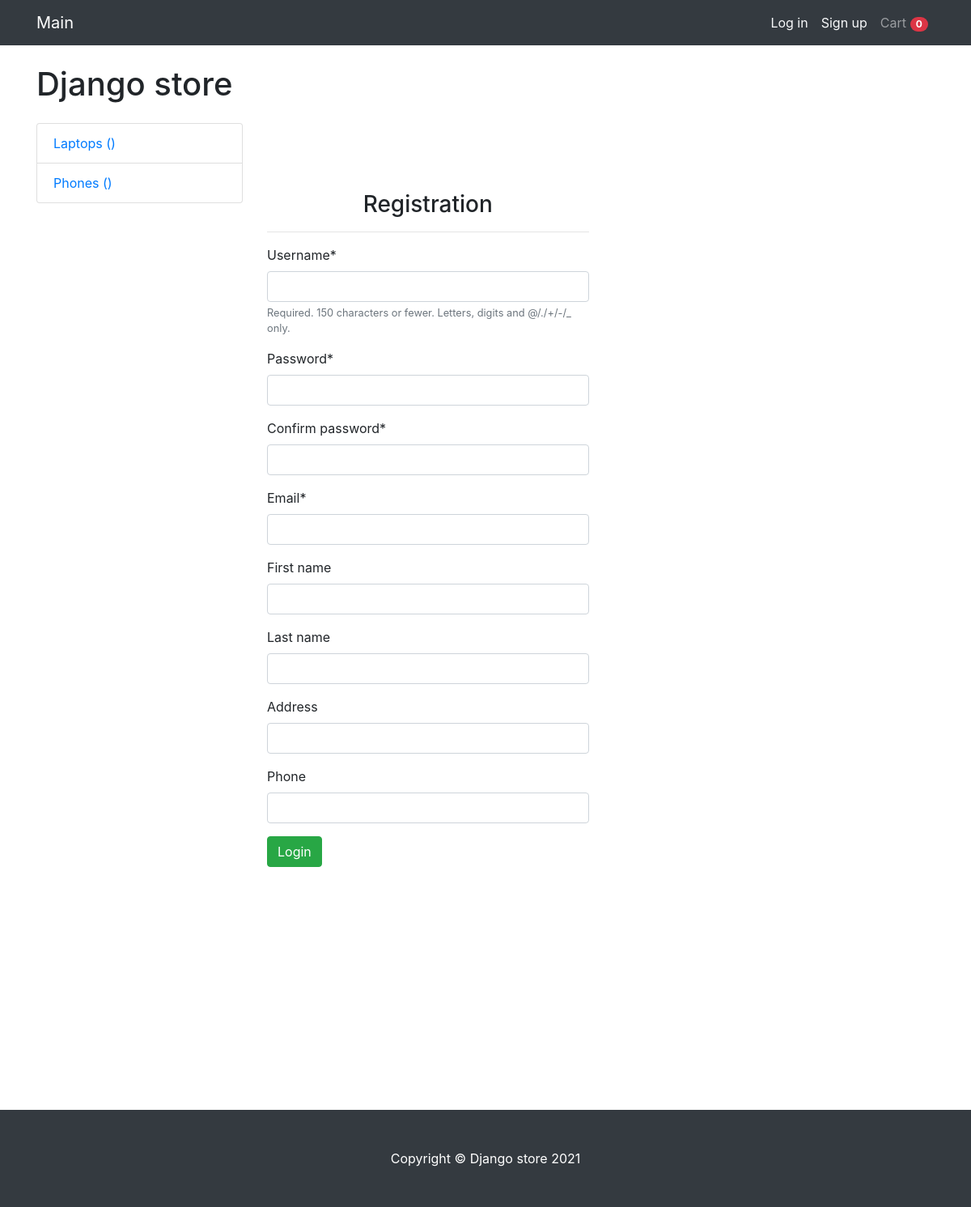
Page /registration/ on the committed database.
### MainApp/models.py (models this page shows, shortened)
class Cart(models.Model):
    owner = models.ForeignKey('Customer', null=True, verbose_name='Owner', on_delete=models.CASCADE)
    products = models.ManyToManyField(CartProduct, blank=True, related_name='related_cart')
    total_products = models.PositiveIntegerField(default=0)
    final_price = models.DecimalField(default=0, max_digits=9, decimal_places=2, verbose_name='Final Prize')
    in_order = models.BooleanField(default=False)
    for_anonymous_user = models.BooleanField(default=False)

class Category(models.Model):
    name = models.CharField(max_length=255, verbose_name='Category name')
    slug = models.SlugField(unique=True)
    objects = CategoryManager()

### MainApp/views.py (the view, shortened to what this page needs)
# urls.py: path('registration/', RegistrationView.as_view(), name='registration'),
class RegistrationView(CartMixin, View):
    def get(self, request, *args, **kwargs):
        form = RegistrationForm(request.POST or None)
        categories = Category.objects.all()
        context = {'form':form, 'categories':categories, 'cart':self.cart}
        return render(request, 'registration.html', context)

### MainApp/forms.py (shortened to what this page needs)
class RegistrationForm(forms.ModelForm):
    confirm_password = forms.CharField(widget=forms.PasswordInput)
    password = forms.CharField(widget=forms.PasswordInput)
    phone = forms.CharField(required=False)
    address = forms.CharField(required=False)
    email = forms.CharField(required=True)
    class Meta:
        model = User
        fields = ['username', 'password', 'confirm_password', 'email', 'first_name', 'last_name', 'address', 'phone']

### MainApp/mixins.py (called while the page is built)
    def dispatch(self, request, *args, **kwargs):
        if request.user.is_authenticated:
            customer = Customer.objects.filter(user=request.user).first()
            if not customer:
                customer= Customer.objects.create(
                    user=request.user
                )
            cart = Cart.objects.filter(owner=customer, in_order=False).first()
            if not cart:
                cart = Cart.objects.create(owner=customer)
        else:
            cart = Cart.objects.filter(for_anonymous_user=True).first()
            if not cart:
                cart = Cart.objects.create(for_anonymous_user=True)
        self.cart = cart
        return super().dispatch(request, *args, **kwargs)

### MainApp/models.py (called while the page is built)
    def get_queryset(self):
        return super().get_queryset()

### MainApp/templates/registration.html (shortened to what this page needs)
{% extends 'base.html' %}
{% load crispy_forms_tags %}
{% block content %}
<div class="row" style="margin-bottom: 300px; margin-top: 180px;">
    <div class="col-md-6 offset-md3">
        <h3 class="text-center">Registration</h3>
        <hr>
        <form action="" method="POST">
            {{ form|crispy }}
            <input type="submit" class="btn btn-success" value="Login">
        </form>
    </div>
</div>
{% endblock %}

### MainApp/templates/base.html (shortened to what this page needs)
<!DOCTYPE html>
<html lang="en">
<head>
  <link rel="stylesheet" href="https://maxcdn.bootstrapcdn.com/bootstrap/4.0.0/css/bootstrap.min.css">
</head>
<body>
  <nav class="navbar navbar-expand-lg navbar-dark bg-dark fixed-top">
    <div class="container">
      <a class="navbar-brand" href="/">Main</a>
      <div class="collapse navbar-collapse" id="navbarResponsive">
        <ul class="navbar-nav ml-auto">
          {% if not request.user.is_authenticated %}
            <li>
              <a class="nav-link text-light" href="{% url 'login' %}"</a>Log in</a>
            </li>
            <li>
              <a class="nav-link text-light" href="{% url 'registration' %}">Sign up</a>
            </li>
          {% endif %}
        </ul>
        <ul class="navbar-nav">
          <li class="nav-item">
            <a class="nav-link" href="{% url 'cart' %}">Cart <span class="badge badge-pill badge-danger">{{ cart.products.count }}</span></a>
          </li>
        </ul>
      </div>
    </div>
  </nav>
  <div class="container">
    <div class="row">
      <div class="col-lg-3">
        <h1 class="my-4">Django store</h1>
        <div class="list-group">
          {% for category in categories %}
          <a href="{{ category.url }}" class="list-group-item">{{ category.name }} ({{ category.count }})</a>
          {% endfor %}
        </div>
      </div>
      <div class="col-lg-9">
        {% block content %}{% endblock content %}
      </div>
    </div>
  </div>
  <footer class="py-5 bg-dark">
    <div class="container">
      <p class="m-0 text-center text-white">Copyright &copy; Django store 2021</p>
    </div>
  </footer>
</body>
</html>

### MainApp/templates/base.html (style rules this page uses)
body { padding-top: 56px; }

### rows in the picture
Cart: products.count "0"
Category: name "Laptops"
Category: name "Phones"
